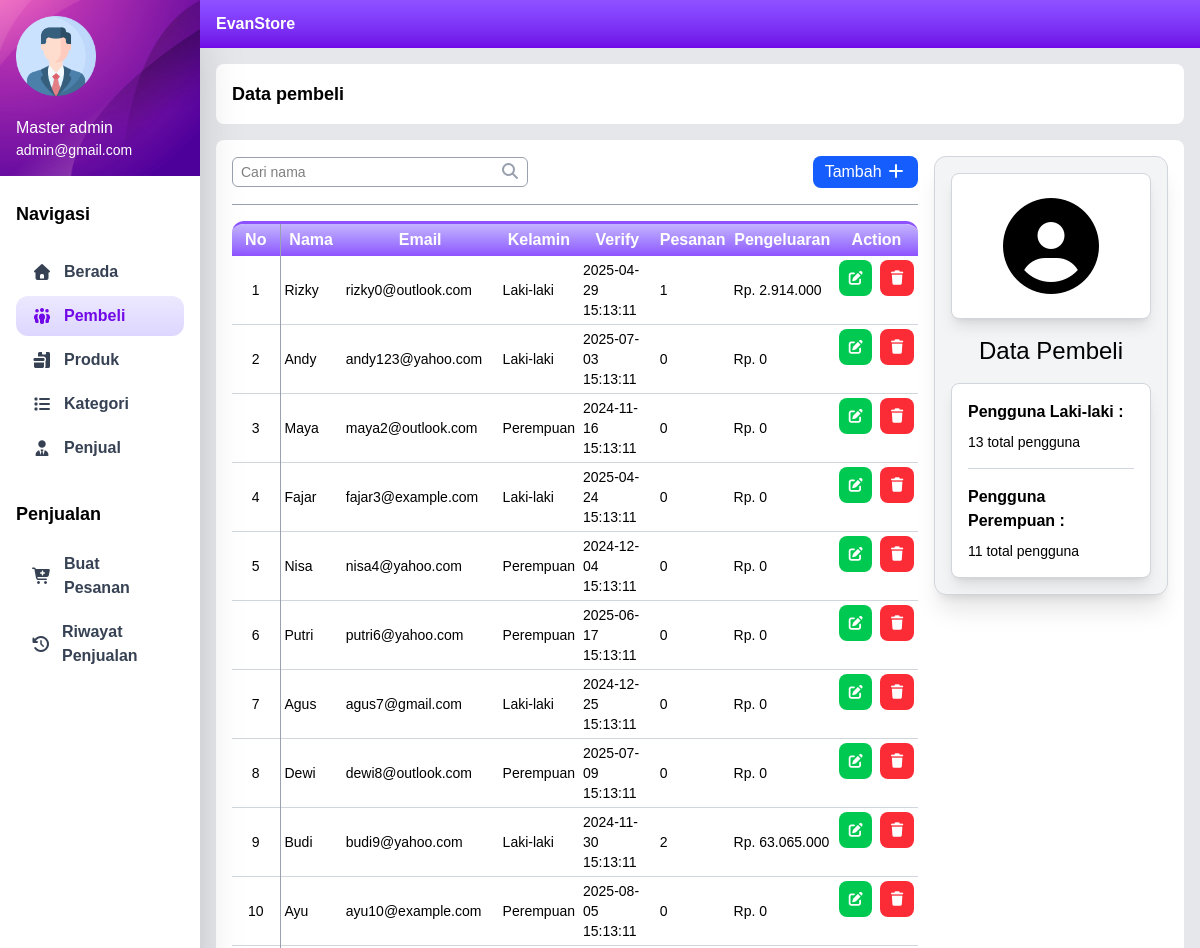
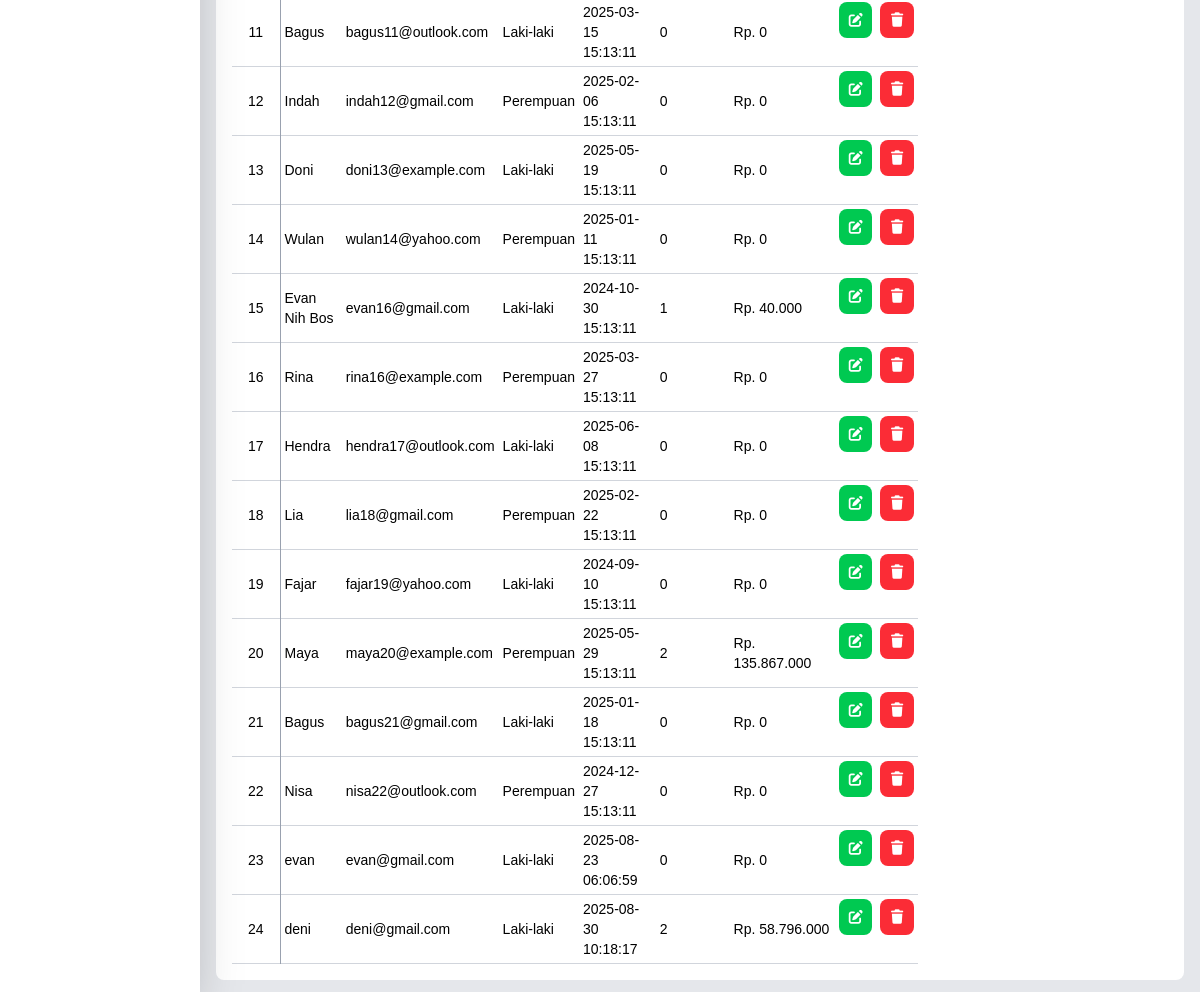
/index.php?view=/admin/costumer (signed in), run on the app's committed database (2 pictures, top to bottom).
### tables this page shows
CREATE TABLE `costumers` (
  `id` int NOT NULL,
  `name` varchar(100) NOT NULL,
  `email` varchar(100) NOT NULL,
  `gender` enum('Laki-laki','Perempuan') NOT NULL,
  `created_at` datetime NOT NULL DEFAULT CURRENT_TIMESTAMP
);

### system/app.php (called while the page is built, shortened)
<?php
function url($url)
{
    return BASE_URL . $url;
}
function render($view)
{
    $basepage = "pages";
    @include "$basepage/$view.php";
}
function action($url)
{
    return url("/actions$url.php");
}

### system/query/admin/costumer.php (called while the page is built, shortened)
<?php
class Costumer {
    public static function countMale()
    {
        return DB->query("SELECT COUNT(id) as total FROM `costumers` WHERE gender = 'Laki-laki'");
    }
    public static function countFemale()
    {
        return DB->query("SELECT COUNT(id) as total FROM `costumers` WHERE gender = 'Perempuan'");
    }
    public static function findAll()
    {
        return DB->query("SELECT c.id as id, c.name as name, c.email as email, c.gender as gender, c.created_at as created_at, SUM(o.total_payment) as total_payment, COUNT(o.id) as total_order FROM costumers c LEFT JOIN orders o ON o.costumer_id = c.id GROUP BY c.id, c.name, c.email, c.gender, c.created_at");
    }
}

### pages/admin/costumer.php (the view, shortened to what this page needs)
<?php
require "system/query/admin/costumer.php";
if (empty($_POST["search"])) {
    $costumers = Costumer::findAll();
} else {
    $costumers = Costumer::search();
}
$no = 1;
?>
<div class="flex h-screen">
    <?php include("layout/sidebar.php") ?>
    <div class="flex-1 overflow-y-auto flex flex-col">
        <?php include("layout/header.php") ?>
        <main class="bg-gray-200 flex-1">
            <div class="p-4 flex flex-col gap-4">
                <div class="p-4 bg-white rounded-lg">
                    <p class="text-lg font-semibold">Data pembeli</p>
                </div>
                <div class="p-4 bg-white rounded-lg flex gap-4">
                    <div class="flex-1 flex flex-col gap-4">
                        <div class="border-b border-gray-400 pb-4 flex items-center justify-between">
                            <div class="flex items-center gap-2">
                                <form action="" method="POST" class="relative">
                                    <input type="text" name="search"
                                        class="border border-gray-400 rounded-md text-sm py-1 px-2 w-74 focus:outline-violet-600"
                                        placeholder="Cari nama" value="<?= (!empty($_POST["search"])) ? $_POST["search"] : "" ?>">
                                    <button type="submit"
                                        class="h-full px-2 absolute -translate-x-9 text-gray-400 hover:text-gray-600"><i
                                            class="fa-solid fa-magnifying-glass"></i></button>
                                </form>
                            </div>
                            <button onclick="openCreate()" class="bg-blue-600 py-1 px-3 text-white rounded-lg duration-100 ease-in-out hover:scale-101 active:scale-99">Tambah <i
                                    class="fa-solid fa-plus"></i></button>
                        </div>
                        <div class="w-full border-t-3 border-violet-500 rounded-t-xl overflow-hidden">
                            <table class="w-full">
                                <thead class="bg-gradient-to-t from-violet-500 to-violet-300 text-white">
                                    <tr>
                                        <th class="p-1 w-12 text-center border-e border-gray-400">No</th>
                                        <th class="p-1">Nama</th>
                                        <th class="p-1">Email</th>
                                        <th class="p-1">Kelamin</th>
                                        <th class="p-1">Verify</th>
                                        <th class="p-1">Pesanan</th>
                                        <th class="p-1">Pengeluaran</th>
                                        <th class="p-1">Action</th>
                                    </tr>
                                </thead>
                                <tbody>
                                    <?php
                                    foreach ($costumers as $costumer) {
                                    ?>
                                        <tr class="border-b border-gray-300 text-sm hover:bg-gray-100">
                                            <td class="p-1 text-center border-e border-gray-400"><?= $no++ ?></td>
                                            <td class="p-1"><?= $costumer["name"] ?></td>
                                            <td class="p-1"><?= $costumer["email"] ?></td>
                                            <td class="p-1"><?= $costumer["gender"] ?></td>
                                            <td class="p-1"><?= $costumer["created_at"] ?></td>
                                            <td class="p-1"><?= $costumer["total_order"] ?? 0 ?></td>
                                            <td class="p-1">Rp. <?= number_format($costumer["total_payment"] ?? 0, 0, ",", ".") ?></td>
                                            <td class="p-1 flex justify-center gap-2">
                                                <button onclick="openUpdate({id:'<?= $costumer['id'] ?>', name:'<?= $costumer['name'] ?>', email:'<?= $costumer['email'] ?>', gender:'<?= $costumer['gender'] ?>'})" class="text-white bg-green-500 p-2 rounded-lg hover:scale-101 hover:bg-green-600 duration-100 ease-in-out active:scale-99"><i class="fa-solid fa-pen-to-square"></i></button>
                                                <a href="<?= action("/admin/costumer/delete") ?>?id=<?= $costumer['id'] ?>" class="text-white bg-red-500 p-2 rounded-lg hover:scale-101 hover:bg-red-600 duration-100 ease-in-out active:scale-99"><i class="fa-solid fa-trash"></i></a>
                                            </td>
                                        </tr>
                                    <?php } ?>
                                </tbody>
                            </table>
                        </div>
                    </div>
                    <div class="w-1/4">
                        <div class="bg-gray-100 border border-gray-300 shadow-xl h-auto p-4 rounded-xl w-full flex flex-col gap-4">
                            <div class="bg-white shadow-lg border border-gray-300 py-6 px-auto text-center rounded-lg">
                                <i class="fa-solid fa-circle-user text-8xl"></i>
                            </div>
                            <p class="text-2xl font-light text-center">Data Pembeli</p>
                            <div class="bg-white shadow-lg border border-gray-300 px-auto rounded-lg p-4">
                                <div class="flex flex-col gap-2">
                                    <p class="font-semibold">Pengguna Laki-laki :</p>
                                    <p class="text-sm"><?= Costumer::countMale()->fetch()["total"] ?> total pengguna</p>
                                </div>
                                <hr class="my-4 text-gray-300">
                                <div class="flex flex-col gap-2">
                                    <p class="font-semibold">Pengguna Perempuan :</p>
                                    <p class="text-sm"><?= Costumer::countFemale()->fetch()["total"] ?> total pengguna</p>
                                </div>
                            </div>
                        </div>
                    </div>
                </div>
            </div>
        </main>
    </div>
</div>

### index.php (style rules this page uses)
body { font-family: "poppins", sans-serif; }

### data on the page
costumers: name "Rizky", email "rizky0@outlook.com", gender "Laki-laki", created_at "2025-04-29 15:13:11", total_order "1", total_payment "2.914.000"
costumers: name "Andy", email "andy123@yahoo.com", gender "Laki-laki", created_at "2025-07-03 15:13:11", total_order "0", total_payment "0"
costumers: name "Maya", email "maya2@outlook.com", gender "Perempuan", created_at "2024-11-16 15:13:11", total_order "0", total_payment "0"
costumers: name "Fajar", email "fajar3@example.com", gender "Laki-laki", created_at "2025-04-24 15:13:11", total_order "0", total_payment "0"
costumers: name "Nisa", email "nisa4@yahoo.com", gender "Perempuan", created_at "2024-12-04 15:13:11", total_order "0", total_payment "0"
costumers: name "Putri", email "putri6@yahoo.com", gender "Perempuan", created_at "2025-06-17 15:13:11", total_order "0", total_payment "0"
costumers: name "Agus", email "agus7@gmail.com", gender "Laki-laki", created_at "2024-12-25 15:13:11", total_order "0", total_payment "0"
costumers: name "Dewi", email "dewi8@outlook.com", gender "Perempuan", created_at "2025-07-09 15:13:11", total_order "0", total_payment "0"
costumers: name "Budi", email "budi9@yahoo.com", gender "Laki-laki", created_at "2024-11-30 15:13:11", total_order "2", total_payment "63.065.000"
costumers: name "Ayu", email "ayu10@example.com", gender "Perempuan", created_at "2025-08-05 15:13:11", total_order "0", total_payment "0"
costumers: name "Bagus", email "bagus11@outlook.com", gender "Laki-laki", created_at "2025-03-15 15:13:11", total_order "0", total_payment "0"
costumers: name "Indah", email "indah12@gmail.com", gender "Perempuan", created_at "2025-02-06 15:13:11", total_order "0", total_payment "0"
costumers: name "Doni", email "doni13@example.com", gender "Laki-laki", created_at "2025-05-19 15:13:11", total_order "0", total_payment "0"
costumers: name "Wulan", email "wulan14@yahoo.com", gender "Perempuan", created_at "2025-01-11 15:13:11", total_order "0", total_payment "0"
costumers: name "Evan Nih Bos", email "evan16@gmail.com", gender "Laki-laki", created_at "2024-10-30 15:13:11", total_order "1", total_payment "40.000"
costumers: name "Rina", email "rina16@example.com", gender "Perempuan", created_at "2025-03-27 15:13:11", total_order "0", total_payment "0"
costumers: name "Hendra", email "hendra17@outlook.com", gender "Laki-laki", created_at "2025-06-08 15:13:11", total_order "0", total_payment "0"
costumers: name "Lia", email "lia18@gmail.com", gender "Perempuan", created_at "2025-02-22 15:13:11", total_order "0", total_payment "0"
costumers: name "Fajar", email "fajar19@yahoo.com", gender "Laki-laki", created_at "2024-09-10 15:13:11", total_order "0", total_payment "0"
costumers: name "Maya", email "maya20@example.com", gender "Perempuan", created_at "2025-05-29 15:13:11", total_order "2", total_payment "135.867.000"
costumers: name "Bagus", email "bagus21@gmail.com", gender "Laki-laki", created_at "2025-01-18 15:13:11", total_order "0", total_payment "0"
costumers: name "Nisa", email "nisa22@outlook.com", gender "Perempuan", created_at "2024-12-27 15:13:11", total_order "0", total_payment "0"
costumers: name "evan", email "evan@gmail.com", gender "Laki-laki", created_at "2025-08-23 06:06:59", total_order "0", total_payment "0"
costumers: name "deni", email "deni@gmail.com", gender "Laki-laki", created_at "2025-08-30 10:18:17", total_order "2", total_payment "58.796.000"

### other printed values
$_SESSION["email"] "admin@gmail.com"
Costumer::countMale()->fetch()["total"] "13"
Costumer::countFemale()->fetch()["total"] "11"
